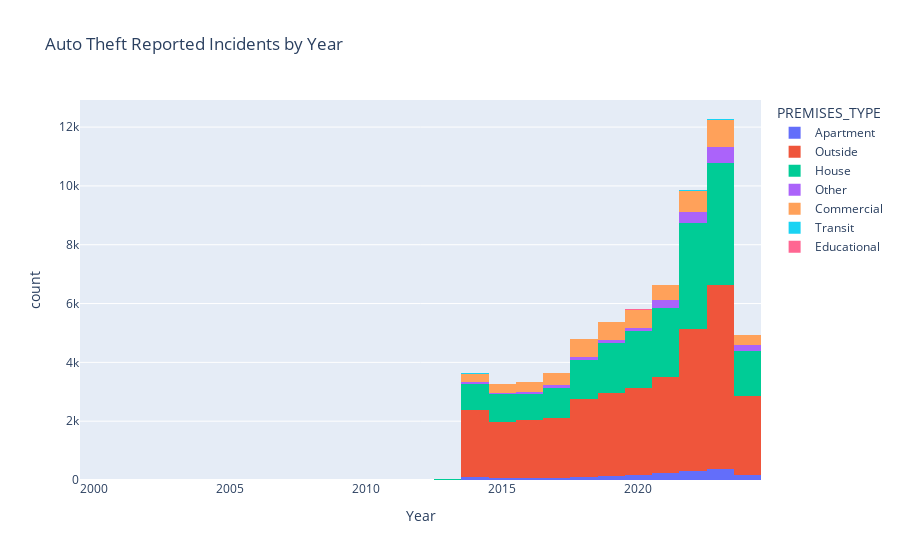

Notebook code cell kept with this figure:
### Code cell
#Generate histogram with the same data, split by premises_type"
fig_incident_premises = px.histogram(auto_df,x="OCC_YEAR", 
                                  labels={
                                      "OCC_YEAR":"Year",
                                      "count":"Count of Occurences"
                                  },
                                  color= 'PREMISES_TYPE',
                                  title='Auto Theft Reported Incidents by Year')
fig_incident_premises.show()

#Histogram shows while House incidents grew to become a greater fraction of reported thefts in later years, 
#no single premises type a dominant driver for the growth of reported incidents

### Figure 1 — Plotly figure (JSON) as saved in the notebook; plotly's stock layout.template omitted (floating-point values rounded to 4 significant figures; data arrays with more than 128 entries replaced by an {"elided": "..."} marker saying what was removed)
{"data": [{"alignmentgroup": "True", "bingroup": "x", "hovertemplate": "PREMISES_TYPE=Apartment<br>Year=%{x}<br>count=%{y}<extra></extra>", "legendgroup": "Apartment", "marker": {"color": "#636efa", "pattern": {"shape": ""}}, "name": "Apartment", "offsetgroup": "Apartment", "orientation": "v", "showlegend": true, "type": "histogram", "x": {"elided": "1806 int values"}, "xaxis": "x", "yaxis": "y"}, {"alignmentgroup": "True", "bingroup": "x", "hovertemplate": "PREMISES_TYPE=Outside<br>Year=%{x}<br>count=%{y}<extra></extra>", "legendgroup": "Outside", "marker": {"color": "#EF553B", "pattern": {"shape": ""}}, "name": "Outside", "offsetgroup": "Outside", "orientation": "v", "showlegend": true, "type": "histogram", "x": {"elided": "33683 int values"}, "xaxis": "x", "yaxis": "y"}, {"alignmentgroup": "True", "bingroup": "x", "hovertemplate": "PREMISES_TYPE=House<br>Year=%{x}<br>count=%{y}<extra></extra>", "legendgroup": "House", "marker": {"color": "#00cc96", "pattern": {"shape": ""}}, "name": "House", "offsetgroup": "House", "orientation": "v", "showlegend": true, "type": "histogram", "x": {"elided": "20350 int values"}, "xaxis": "x", "yaxis": "y"}, {"alignmentgroup": "True", "bingroup": "x", "hovertemplate": "PREMISES_TYPE=Other<br>Year=%{x}<br>count=%{y}<extra></extra>", "legendgroup": "Other", "marker": {"color": "#ab63fa", "pattern": {"shape": ""}}, "name": "Other", "offsetgroup": "Other", "orientation": "v", "showlegend": true, "type": "histogram", "x": {"elided": "1977 int values"}, "xaxis": "x", "yaxis": "y"}, {"alignmentgroup": "True", "bingroup": "x", "hovertemplate": "PREMISES_TYPE=Commercial<br>Year=%{x}<br>count=%{y}<extra></extra>", "legendgroup": "Commercial", "marker": {"color": "#FFA15A", "pattern": {"shape": ""}}, "name": "Commercial", "offsetgroup": "Commercial", "orientation": "v", "showlegend": true, "type": "histogram", "x": {"elided": "5549 int values"}, "xaxis": "x", "yaxis": "y"}, {"alignmentgroup": "True", "bingroup": "x", "hovertemplate": "PREMISES_TYPE=Transit<br>Year=%{x}<br>count=%{y}<extra></extra>", "legendgroup": "Transit", "marker": {"color": "#19d3f3", "pattern": {"shape": ""}}, "name": "Transit", "offsetgroup": "Transit", "orientation": "v", "showlegend": true, "type": "histogram", "x": {"elided": "190 int values"}, "xaxis": "x", "yaxis": "y"}, {"alignmentgroup": "True", "bingroup": "x", "hovertemplate": "PREMISES_TYPE=Educational<br>Year=%{x}<br>count=%{y}<extra></extra>", "legendgroup": "Educational", "marker": {"color": "#FF6692", "pattern": {"shape": ""}}, "name": "Educational", "offsetgroup": "Educational", "orientation": "v", "showlegend": true, "type": "histogram", "x": [2014, 2014, 2015, 2015, 2015, 2015, 2015, 2016, 2016, 2016, 2016, 2016, 2017, 2017, 2017, 2017, 2017, 2018, 2018, 2018, 2018, 2018, 2018, 2018, 2018, 2019, 2019, 2019, 2020, 2020, 2020, 2020, 2020, 2020, 2020, 2020, 2020, 2020, 2020, 2020, 2020, 2021, 2021, 2021, 2021, 2021, 2021, 2022, 2022, 2022, 2022, 2022, 2022, 2022, 2022, 2023, 2023, 2023, 2023, 2023, 2023, 2023, 2023, 2023, 2023, 2023, 2023, 2023, 2023, 2024, 2024, 2024, 2024, 2024], "xaxis": "x", "yaxis": "y"}], "layout": {"barmode": "relative", "legend": {"title": {"text": "PREMISES_TYPE"}, "tracegroupgap": 0}, "title": {"text": "Auto Theft Reported Incidents by Year"}, "xaxis": {"anchor": "y", "domain": [0, 1], "title": {"text": "Year"}}, "yaxis": {"anchor": "x", "domain": [0, 1], "title": {"text": "count"}}}}
